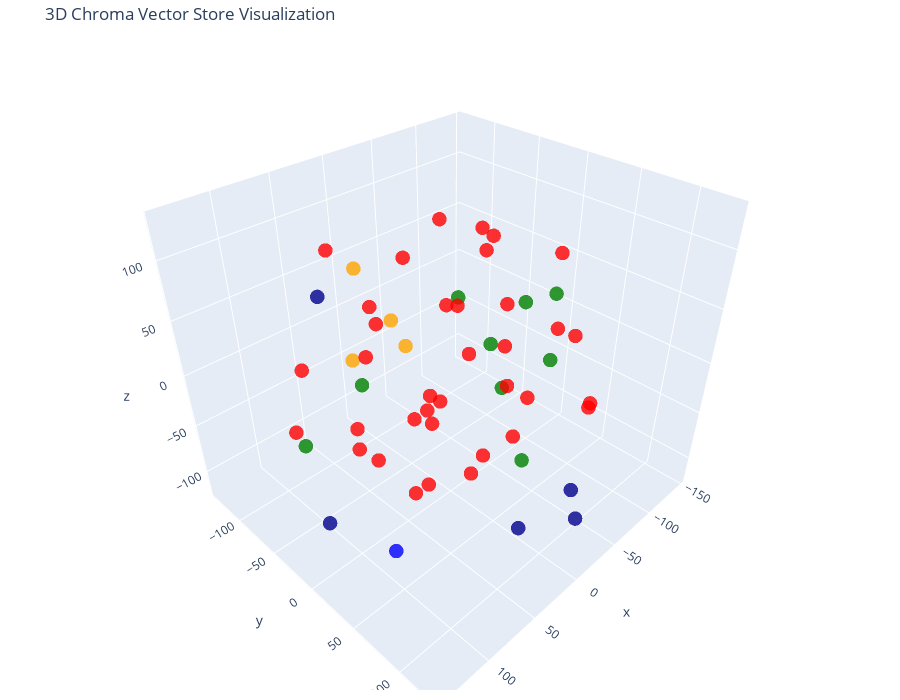

Notebook source saved alongside this figure:
### Code cell
tsne = TSNE(n_components=3, random_state=42)
reduced_vectors = tsne.fit_transform(vectors)

# Create the 3D scatter plot
fig = go.Figure(data=[go.Scatter3d(
    x=reduced_vectors[:, 0],
    y=reduced_vectors[:, 1],
    z=reduced_vectors[:, 2],
    mode='markers',
    marker=dict(size=5, color=colors, opacity=0.8),
    text=[f"Type: {t}<br>Text: {d[:100]}..." for t, d in zip(doc_types, documents)],
    hoverinfo='text'
)])

fig.update_layout(
    title='3D Chroma Vector Store Visualization',
    scene=dict(xaxis_title='x', yaxis_title='y', zaxis_title='z'),
    width=900,
    height=700,
    margin=dict(r=10, b=10, l=10, t=40)
)

fig.show()

### Figure 1 — Plotly figure (JSON) as saved in the notebook; plotly's stock layout.template omitted (floating-point values rounded to 4 significant figures)
{"data": [{"hoverinfo": "text", "marker": {"color": ["blue", "darkblue", "darkblue", "darkblue", "darkblue", "darkblue", "orange", "orange", "orange", "orange", "green", "green", "green", "green", "green", "green", "green", "green", "green", "red", "red", "red", "red", "red", "red", "red", "red", "red", "red", "red", "red", "red", "red", "red", "red", "red", "red", "red", "red", "red", "red", "red", "red", "red", "red", "red", "red", "red", "red", "red", "red", "red", "red", "red", "red"], "opacity": 0.8, "size": 5}, "mode": "markers", "text": ["Type: coolgirls<br>Text: Introduction: Background on HIV/AIDS among AGYW in Sub-Saharan Africa\n\nThe document discusses the hi...", "Type: coolgirls-radio<br>Text: Introduction and Purpose of Cool Girls Online Radio\n\nThis section introduces the Cool Girls Online R...", "Type: coolgirls-radio<br>Text: Features of Cool Girls Online Radio: Overview and Objectives\n\nThis section outlines the core feature...", "Type: coolgirls-radio<br>Text: Architectural Overview of the Online Radio Platform\n\nThis segment provides a visual and technical ov...", "Type: coolgirls-radio<br>Text: Technical Infrastructure and Software Requirements\n\nThis section details the technological backbone ...", "Type: coolgirls-radio<br>Text: Human Resources and Content Management\n\nThis part describes the key personnel involved in managing a...", "Type: employees<br>Text: Employee Records Overview - Insurellm\n\nThis section covers a list of employee records from Insurellm...", "Type: employees<br>Text: Employee Locations and Roles - Extended List\n\nThis section details additional employee roles and the...", "Type: employees<br>Text: Employee Specializations and Supervisors\n\nThis section lists specialized roles within Insurellm, inc...", "Type: employees<br>Text: Employee Infrastructure and Support Roles\n\nThis section lists various support staff roles including ...", "Type: ndr<br>Text: Introduction to NDR\n\nThis section introduces the NDR (National Data Repository) with a click of imag...", "Type: ndr<br>Text: Logging into the NDR platform\n\nProvides the URL for NDR and step-by-step instructions on how users c...", "Type: ndr<br>Text: Accessing Treatment Data in NDR\n\nGuides users on how to navigate the platform to access Treatment Da...", "Type: ndr<br>Text: Viewing Indicator Data with Filters\n\nExplains how to apply filters to view specific indicators such ...", "Type: ndr<br>Text: Displaying TX_NEW Data by State\n\nShows a dashboard that displays TX_NEW data segmented by state, aid...", "Type: ndr<br>Text: Accessing Biometrics Data in NDR\n\nDetails how to access Biometrics Data through the 'Analytics' menu...", "Type: ndr<br>Text: Viewing Uploads on NDR\n\nGuides users on how to view uploads by navigating through the 'Uploads' menu...", "Type: ndr<br>Text: Viewing Recent Uploads with Entry Selection\n\nDescribes how to view the most recent uploads by select...", "Type: ndr<br>Text: Searching for Facility Uploads Using DATIM Code\n\nExplains how to enter a facility's DATIM code to fi...", "Type: sop<br>Text: Introduction to CIHP\n\nThis section introduces the Center for Integrated Health Programs (CIHP), its ...", "Type: sop<br>Text: CIHP Employee Policy & Manual Purpose\n\nThis section states the purpose of the CIHP Employee Policy &...", "Type: sop<br>Text: CIHP Employee Types and Statuses\n\nThis section details various employment statuses at CIHP, includin...", "Type: sop<br>Text: CIHP Recruitment and Probationary Procedures\n\nThis section outlines CIHP's non-discrimination policy...", "Type: sop<br>Text: CIHP Work Schedule and Office Policies\n\nThis section discusses the organization's office location, w...", "Type: sop<br>Text: CIHP Workplace Policies and Environment\n\nThis section covers policies on office attendance, tardines...", "Type: sop<br>Text: CIHP HIV/AIDS Workplace Policy and Benefits\n\nThis section discusses CIHP's policy on HIV/AIDS, non-d...", "Type: sop<br>Text: CIHP Compensation and Benefits Policy\n\nThis section covers salary rates, performance appraisal, incr...", "Type: sop<br>Text: Introduction to the SOP Manual and Codes of Conduct\n\nThis section introduces the purpose of the SOP ...", "Type: sop<br>Text: Overview of Code of Conduct Violations and Staff Awareness\n\nViolations of specific subsections of th...", "Type: sop<br>Text: Conflict of Interest - General Principles\n\nEmployees are expected to avoid activities outside work t...", "Type: sop<br>Text: Political Activity and Financial Benefits - Conflict of Interest\n\nEmployees are free to engage in po...", "Type: sop<br>Text: Nepotism and Employment Relationships\n\nRelatives of employees are generally considered for employmen...", "Type: sop<br>Text: Annual Certification of Conflict of Interest Compliance\n\nAll employees must certify annually that th...", "Type: sop<br>Text: Confidentiality Policy and Employee Responsibilities\n\nEmployees may access confidential information ...", "Type: sop<br>Text: Substance-Free Workplace Policy\n\nCIHP maintains a substance-free environment across all locations, p...", "Type: sop<br>Text: Dress Code and Equal Opportunity Policies\n\nEmployees are expected to maintain a professional appeara...", "Type: sop<br>Text: Discrimination, Sexual Harassment, and Workplace Violence Policies\n\nCIHP prohibits discrimination an...", "Type: sop<br>Text: Property Usage, Communication, and Vehicle Use Policies\n\nEmployees must use CIHP property solely for...", "Type: sop<br>Text: Introduction and Copyright Information\n\nThis section introduces the document, including its title, p...", "Type: sop<br>Text: Section Title and Page Number\n\nThis section covers Human Resources policies and procedures as outlin...", "Type: sop<br>Text: Introduction and Rights Statement\n\nThis section introduces the SOP document for CIHP's IT Policy, in...", "Type: sop<br>Text: Introduction and Copyright\n\nThis section introduces the document, its source, and copyright informat...", "Type: sop<br>Text: CIHP Recruitment Process Overview\n\nThis section outlines CIHP's approach to recruiting staff, emphas...", "Type: sop<br>Text: Development of Job Description (Step 1)\n\nThe Unit Head identifies the need for a position and develo...", "Type: sop<br>Text: Completion of Job Requisition Form (Step 2)\n\nThe Senior HR Manager completes a Job Requisition Form ...", "Type: sop<br>Text: Advertising the Vacancy (Step 3)\n\nThe approved job description is used to create a vacancy advert fo...", "Type: sop<br>Text: Alternative Recruitment Methods\n\nBesides newspaper ads, other methods like headhunting, professional...", "Type: sop<br>Text: Screening and Shortlisting – In-House and Consultant Methods (Step 4a & 4b)\n\nCandidates are screened...", "Type: sop<br>Text: Interview Process (Step 5)\n\nApproved candidates are contacted for interviews, which include written ...", "Type: sop<br>Text: Reference Checking (Step 6)\n\nThe Senior HR Manager verifies candidate references using provided cont...", "Type: sop<br>Text: Employment Offer and Contract Signing (Step 7)\n\nOnce positive references are secured, the HR Manager...", "Type: sop<br>Text: Introduction to CIHP and its Role\n\nThis section provides an overview of the Center for Integrated He...", "Type: sop<br>Text: Purpose of the Procurement Guidelines\n\nThis section outlines the objectives of the procurement guide...", "Type: sop<br>Text: Definition of Procurement\n\nProcurement refers to the process of acquiring goods, services, property,...", "Type: sop<br>Text: Core Principles of Procurement in CIHP\n\nThis section emphasizes fairness, transparency, value for mo..."], "type": "scatter3d", "x": [94.88, 129.7, 25.22, 0.2054, -39.24, 3.497, -42.87, -19.4, 7.414, 55.2, -72.07, 141.6, 24.5, -145.2, 38.3, -89.42, -92.44, -67.63, -123.8, 46.47, -27.74, -14.63, -5.632, 62.78, 70.89, 4.519, 75.04, -39.42, 35.69, 94.45, -93.8, -104.5, -34.39, 89.86, 36.0, -16.3, 32.44, -22.68, -74.65, 41.18, 92.55, 86.2, -50.59, 100.4, -86.11, -7.934, -61.01, -10.92, 34.68, 27.63, -1.605, 26.36, -34.8, 28.17, 8.767], "y": [36.2, 4.68, -134.3, 128.9, 96.6, 79.62, -120.9, -74.82, -116.5, -41.45, -63.13, 5.822, 94.69, -12.02, -64.71, -1.679, -41.57, -4.808, 3.109, 35.51, -7.207, 41.15, -10.66, -18.5, 48.19, -17.71, -9.179, 45.96, -79.2, -83.12, 69.59, -66.18, -65.27, 17.54, -100.3, 8.285, -9.525, -77.87, 60.78, 88.72, -65.61, -10.93, -12.12, 68.25, -4.254, -19.71, 51.34, 89.67, 86.31, 33.73, 37.95, 3.756, 105.8, -54.28, 43.99], "z": [-99.88, -67.34, 22.96, -66.41, -87.07, -111.4, -24.69, -19.95, -42.56, 96.49, 11.64, 15.07, -15.47, 6.293, -26.37, 25.33, -36.68, -53.53, -47.77, 16.45, 0.45, 37.15, 54.04, -63.59, -38.98, -59.44, 46.62, -21.4, -106.8, -54.53, -43.95, 65.82, -94.14, 105.0, 82.52, -112.4, -114.5, 62.92, 27.56, 116.7, 15.38, -12.94, 83.26, 50.26, -120.0, 120.4, 100.1, 76.01, 50.84, 86.46, 129.4, -6.745, 4.873, 32.81, -53.07]}], "layout": {"height": 700, "margin": {"b": 10, "l": 10, "r": 10, "t": 40}, "scene": {"xaxis": {"title": {"text": "x"}}, "yaxis": {"title": {"text": "y"}}, "zaxis": {"title": {"text": "z"}}}, "title": {"text": "3D Chroma Vector Store Visualization"}, "width": 900}}
